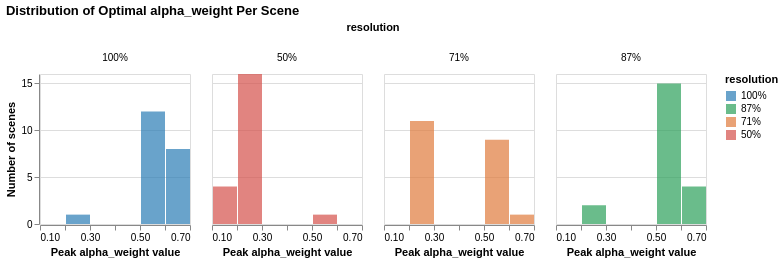

Notebook code for this chart:
### Markdown cell above
### Alpha weight: peak value distribution per resolution

### Code cell
peak_hist = alt.Chart(peaks).mark_bar(opacity=0.7).encode(
    x=alt.X('peak_value:Q', bin=alt.Bin(step=0.1), title='Peak alpha_weight value'),
    y=alt.Y('count():Q', title='Number of scenes'),
    color=alt.Color('resolution:N', scale=color_scale, sort=res_order),
    column=alt.Column('resolution:N', sort=res_order)
).properties(width=150, height=150, title='Distribution of Optimal alpha_weight Per Scene')

peak_hist

### Figure 1 — Vega-Lite specification as saved in the notebook (floating-point values rounded to 4 significant figures)
{"config": {"view": {"continuousWidth": 300, "continuousHeight": 300}}, "data": {"name": "data-ae3e9e80aa4d268603a6923c09314561"}, "mark": {"type": "bar", "opacity": 0.7}, "encoding": {"color": {"field": "resolution", "scale": {"domain": ["100%", "87%", "71%", "50%"], "range": ["#2a7db5", "#2ca05a", "#e07b3d", "#d4504a"]}, "sort": ["100%", "87%", "71%", "50%"], "type": "nominal"}, "column": {"field": "resolution", "sort": ["100%", "87%", "71%", "50%"], "type": "nominal"}, "x": {"bin": {"step": 0.1}, "field": "peak_value", "title": "Peak alpha_weight value", "type": "quantitative"}, "y": {"aggregate": "count", "title": "Number of scenes", "type": "quantitative"}}, "height": 150, "title": "Distribution of Optimal alpha_weight Per Scene", "width": 150, "$schema": "https://vega.github.io/schema/vega-lite/v6.1.0.json", "datasets": {"data-ae3e9e80aa4d268603a6923c09314561": [{"scene": "abandoned", "resolution": "100%", "peak_value": 0.5, "score_centered": 0.7181}, {"scene": "abandoned", "resolution": "50%", "peak_value": 0.2, "score_centered": 1.885}, {"scene": "abandoned", "resolution": "71%", "peak_value": 0.2, "score_centered": 1.114}, {"scene": "abandoned", "resolution": "87%", "peak_value": 0.5, "score_centered": 0.8942}, {"scene": "abandoned-demo", "resolution": "100%", "peak_value": 0.6, "score_centered": 0.3263}, {"scene": "abandoned-demo", "resolution": "50%", "peak_value": 0.2, "score_centered": 0.5529}, {"scene": "abandoned-demo", "resolution": "71%", "peak_value": 0.5, "score_centered": 0.4422}, {"scene": "abandoned-demo", "resolution": "87%", "peak_value": 0.6, "score_centered": 0.3591}, {"scene": "abandoned-flipped", "resolution": "100%", "peak_value": 0.5, "score_centered": 0.8279}, {"scene": "abandoned-flipped", "resolution": "50%", "peak_value": 0.2, "score_centered": 2.351}, {"scene": "abandoned-flipped", "resolution": "71%", "peak_value": 0.2, "score_centered": 1.654}, {"scene": "abandoned-flipped", "resolution": "87%", "peak_value": 0.5, "score_centered": 0.9719}, {"scene": "cubetest", "resolution": "100%", "peak_value": 0.5, "score_centered": 0.4888}, {"scene": "cubetest", "resolution": "50%", "peak_value": 0.2, "score_centered": 1.21}, {"scene": "cubetest", "resolution": "71%", "peak_value": 0.2, "score_centered": 0.6314}, {"scene": "cubetest", "resolution": "87%", "peak_value": 0.5, "score_centered": 0.4715}, {"scene": "fantasticvillage-open", "resolution": "100%", "peak_value": 0.5, "score_centered": 0.4411}, {"scene": "fantasticvillage-open", "resolution": "50%", "peak_value": 0.1, "score_centered": 7.67}, {"scene": "fantasticvillage-open", "resolution": "71%", "peak_value": 0.2, "score_centered": 3.04}, {"scene": "fantasticvillage-open", "resolution": "87%", "peak_value": 0.2, "score_centered": 1.015}, {"scene": "lightfoliage", "resolution": "100%", "peak_value": 0.5, "score_centered": 0.6239}, {"scene": "lightfoliage", "resolution": "50%", "peak_value": 0.2, "score_centered": 1.297}, {"scene": "lightfoliage", "resolution": "71%", "peak_value": 0.5, "score_centered": 0.8137}, {"scene": "lightfoliage", "resolution": "87%", "peak_value": 0.5, "score_centered": 0.741}, {"scene": "lightfoliage-close", "resolution": "100%", "peak_value": 0.6, "score_centered": 3.657}, {"scene": "lightfoliage-close", "resolution": "50%", "peak_value": 0.2, "score_centered": 6.025}, {"scene": "lightfoliage-close", "resolution": "71%", "peak_value": 0.2, "score_centered": 3.852}, {"scene": "lightfoliage-close", "resolution": "87%", "peak_value": 0.5, "score_centered": 3.673}, {"scene": "oldmine", "resolution": "100%", "peak_value": 0.5, "score_centered": 2.496}, {"scene": "oldmine", "resolution": "50%", "peak_value": 0.1, "score_centered": 8.761}, {"scene": "oldmine", "resolution": "71%", "peak_value": 0.2, "score_centered": 4.754}, {"scene": "oldmine", "resolution": "87%", "peak_value": 0.5, "score_centered": 2.751}, {"scene": "quarry-all", "resolution": "100%", "peak_value": 0.6, "score_centered": 3.464}, {"scene": "quarry-all", "resolution": "50%", "peak_value": 0.2, "score_centered": 2.872}, {"scene": "quarry-all", "resolution": "71%", "peak_value": 0.6, "score_centered": 2.466}, {"scene": "quarry-all", "resolution": "87%", "peak_value": 0.5, "score_centered": 3.096}, {"scene": "quarry-rocksonly", "resolution": "100%", "peak_value": 0.5, "score_centered": 0.8286}, {"scene": "quarry-rocksonly", "resolution": "50%", "peak_value": 0.5, "score_centered": 0.8442}, {"scene": "quarry-rocksonly", "resolution": "71%", "peak_value": 0.5, "score_centered": 0.9735}, {"scene": "quarry-rocksonly", "resolution": "87%", "peak_value": 0.6, "score_centered": 0.8889}, {"scene": "resto-close", "resolution": "100%", "peak_value": 0.2, "score_centered": 0.4256}, {"scene": "resto-close", "resolution": "50%", "peak_value": 0.1, "score_centered": 0.8086}, {"scene": "resto-close", "resolution": "71%", "peak_value": 0.2, "score_centered": 0.5821}, {"scene": "resto-close", "resolution": "87%", "peak_value": 0.2, "score_centered": 0.4435}, {"scene": "resto-fwd", "resolution": "100%", "peak_value": 0.5, "score_centered": 0.1969}, {"scene": "resto-fwd", "resolution": "50%", "peak_value": 0.2, "score_centered": 0.6771}, {"scene": "resto-fwd", "resolution": "71%", "peak_value": 0.2, "score_centered": 0.3277}, {"scene": "resto-fwd", "resolution": "87%", "peak_value": 0.5, "score_centered": 0.2202}, {"scene": "resto-pan", "resolution": "100%", "peak_value": 0.5, "score_centered": 0.08054}, {"scene": "resto-pan", "resolution": "50%", "peak_value": 0.2, "score_centered": 0.1352}, {"scene": "resto-pan", "resolution": "71%", "peak_value": 0.5, "score_centered": 0.08994}, {"scene": "resto-pan", "resolution": "87%", "peak_value": 0.5, "score_centered": 0.07715}, {"scene": "scifi", "resolution": "100%", "peak_value": 0.5, "score_centered": 0.3795}, {"scene": "scifi", "resolution": "50%", "peak_value": 0.2, "score_centered": 0.7488}, {"scene": "scifi", "resolution": "71%", "peak_value": 0.5, "score_centered": 0.5095}, {"scene": "scifi", "resolution": "87%", "peak_value": 0.5, "score_centered": 0.4335}, {"scene": "subway-lookdown", "resolution": "100%", "peak_value": 0.5, "score_centered": 0.8808}, {"scene": "subway-lookdown", "resolution": "50%", "peak_value": 0.2, "score_centered": 1.394}, {"scene": "subway-lookdown", "resolution": "71%", "peak_value": 0.5, "score_centered": 0.8825}, {"scene": "subway-lookdown", "resolution": "87%", "peak_value": 0.5, "score_centered": 0.9043}, {"scene": "subway-turn", "resolution": "100%", "peak_value": 0.5, "score_centered": 0.8658}, {"scene": "subway-turn", "resolution": "50%", "peak_value": 0.2, "score_centered": 1.634}, {"scene": "subway-turn", "resolution": "71%", "peak_value": 0.2, "score_centered": 1.035}, {"scene": "subway-turn", "resolution": "87%", "peak_value": 0.5, "score_centered": 0.8441}, {"scene": "wildwest-bar", "resolution": "100%", "peak_value": 0.6, "score_centered": 0.6941}, {"scene": "wildwest-bar", "resolution": "50%", "peak_value": 0.2, "score_centered": 2.128}, {"scene": "wildwest-bar", "resolution": "71%", "peak_value": 0.2, "score_centered": 1.281}, {"scene": "wildwest-bar", "resolution": "87%", "peak_value": 0.5, "score_centered": 0.8171}, {"scene": "wildwest-barzoom", "resolution": "100%", "peak_value": 0.6, "score_centered": 1.004}, {"scene": "wildwest-barzoom", "resolution": "50%", "peak_value": 0.2, "score_centered": 1.6}, {"scene": "wildwest-barzoom", "resolution": "71%", "peak_value": 0.5, "score_centered": 1.0}, {"scene": "wildwest-barzoom", "resolution": "87%", "peak_value": 0.6, "score_centered": 0.8417}, {"scene": "wildwest-behindcounter", "resolution": "100%", "peak_value": 0.6, "score_centered": 0.5049}, {"scene": "wildwest-behindcounter", "resolution": "50%", "peak_value": 0.1, "score_centered": 2.811}, {"scene": "wildwest-behindcounter", "resolution": "71%", "peak_value": 0.2, "score_centered": 1.407}, {"scene": "wildwest-behindcounter", "resolution": "87%", "peak_value": 0.5, "score_centered": 0.6017}, {"scene": "wildwest-store", "resolution": "100%", "peak_value": 0.6, "score_centered": 1.51}, {"scene": "wildwest-store", "resolution": "50%", "peak_value": 0.2, "score_centered": 1.691}, {"scene": "wildwest-store", "resolution": "71%", "peak_value": 0.5, "score_centered": 1.46}, {"scene": "wildwest-store", "resolution": "87%", "peak_value": 0.5, "score_centered": 1.512}, {"scene": "wildwest-town", "resolution": "100%", "peak_value": 0.6, "score_centered": 2.91}, {"scene": "wildwest-town", "resolution": "50%", "peak_value": 0.2, "score_centered": 3.832}, {"scene": "wildwest-town", "resolution": "71%", "peak_value": 0.5, "score_centered": 3.044}, {"scene": "wildwest-town", "resolution": "87%", "peak_value": 0.6, "score_centered": 2.771}]}}
